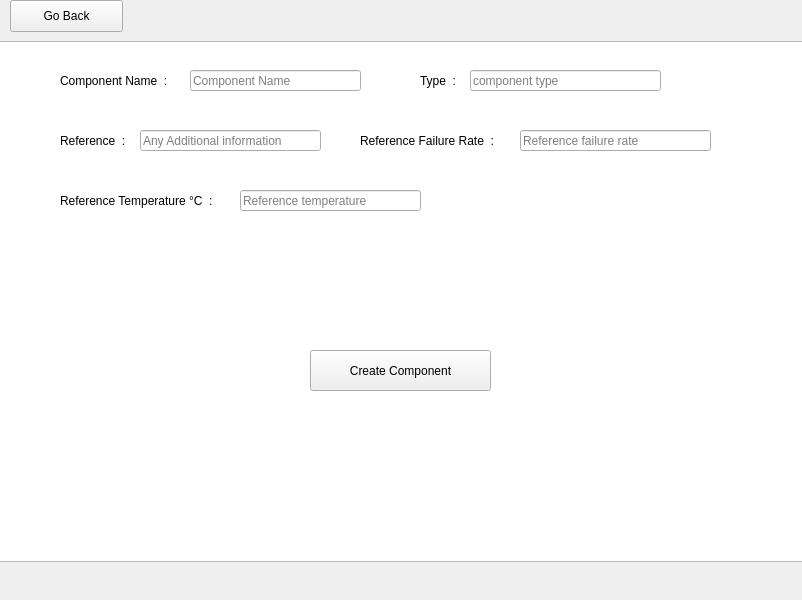
<?xml version="1.0" encoding="UTF-8"?>
<ui version="4.0">
 <class>Form</class>
 <widget class="QWidget" name="Form">
  <property name="geometry">
   <rect>
    <x>0</x>
    <y>0</y>
    <width>802</width>
    <height>600</height>
   </rect>
  </property>
  <property name="acceptDrops">
   <bool>true</bool>
  </property>
  <property name="windowTitle">
   <string>Components</string>
  </property>
  <widget class="QPushButton" name="backBtn">
   <property name="geometry">
    <rect>
     <x>10</x>
     <y>0</y>
     <width>113</width>
     <height>32</height>
    </rect>
   </property>
   <property name="text">
    <string>Go Back</string>
   </property>
  </widget>
  <widget class="QTableView" name="tableView">
   <property name="geometry">
    <rect>
     <x>-5</x>
     <y>41</y>
     <width>811</width>
     <height>521</height>
    </rect>
   </property>
  </widget>
  <widget class="QLabel" name="label">
   <property name="geometry">
    <rect>
     <x>60</x>
     <y>60</y>
     <width>121</width>
     <height>41</height>
    </rect>
   </property>
   <property name="text">
    <string>Component Name  :</string>
   </property>
  </widget>
  <widget class="QLabel" name="label_2">
   <property name="geometry">
    <rect>
     <x>420</x>
     <y>60</y>
     <width>41</width>
     <height>41</height>
    </rect>
   </property>
   <property name="text">
    <string>Type  :</string>
   </property>
  </widget>
  <widget class="QLabel" name="label_3">
   <property name="geometry">
    <rect>
     <x>60</x>
     <y>120</y>
     <width>71</width>
     <height>41</height>
    </rect>
   </property>
   <property name="text">
    <string>Reference  :</string>
   </property>
  </widget>
  <widget class="QPushButton" name="createBtm">
   <property name="enabled">
    <bool>true</bool>
   </property>
   <property name="geometry">
    <rect>
     <x>310</x>
     <y>350</y>
     <width>181</width>
     <height>41</height>
    </rect>
   </property>
   <property name="text">
    <string>Create Component</string>
   </property>
   <property name="autoDefault">
    <bool>false</bool>
   </property>
   <property name="default">
    <bool>false</bool>
   </property>
   <property name="flat">
    <bool>false</bool>
   </property>
  </widget>
  <widget class="QLabel" name="label_6">
   <property name="geometry">
    <rect>
     <x>60</x>
     <y>190</y>
     <width>181</width>
     <height>21</height>
    </rect>
   </property>
   <property name="text">
    <string>Reference Temperature °C  :</string>
   </property>
  </widget>
  <widget class="QLabel" name="refTemp">
   <property name="geometry">
    <rect>
     <x>250</x>
     <y>200</y>
     <width>60</width>
     <height>16</height>
    </rect>
   </property>
   <property name="text">
    <string/>
   </property>
  </widget>
  <widget class="QLabel" name="label_8">
   <property name="geometry">
    <rect>
     <x>360</x>
     <y>130</y>
     <width>151</width>
     <height>21</height>
    </rect>
   </property>
   <property name="text">
    <string>Reference Failure Rate  :</string>
   </property>
  </widget>
  <widget class="QLineEdit" name="compName">
   <property name="geometry">
    <rect>
     <x>190</x>
     <y>70</y>
     <width>171</width>
     <height>21</height>
    </rect>
   </property>
   <property name="placeholderText">
    <string>Component Name</string>
   </property>
  </widget>
  <widget class="QLineEdit" name="compType">
   <property name="geometry">
    <rect>
     <x>470</x>
     <y>70</y>
     <width>191</width>
     <height>21</height>
    </rect>
   </property>
   <property name="placeholderText">
    <string>component type</string>
   </property>
  </widget>
  <widget class="QLineEdit" name="reference">
   <property name="geometry">
    <rect>
     <x>140</x>
     <y>130</y>
     <width>181</width>
     <height>21</height>
    </rect>
   </property>
   <property name="placeholderText">
    <string>Any Additional information</string>
   </property>
  </widget>
  <widget class="QLineEdit" name="refFailure">
   <property name="geometry">
    <rect>
     <x>520</x>
     <y>130</y>
     <width>191</width>
     <height>21</height>
    </rect>
   </property>
   <property name="placeholderText">
    <string>Reference failure rate</string>
   </property>
  </widget>
  <widget class="QLineEdit" name="refTempe">
   <property name="geometry">
    <rect>
     <x>240</x>
     <y>190</y>
     <width>181</width>
     <height>21</height>
    </rect>
   </property>
   <property name="placeholderText">
    <string>Reference temperature</string>
   </property>
  </widget>
 </widget>
 <resources/>
 <connections/>
</ui>
